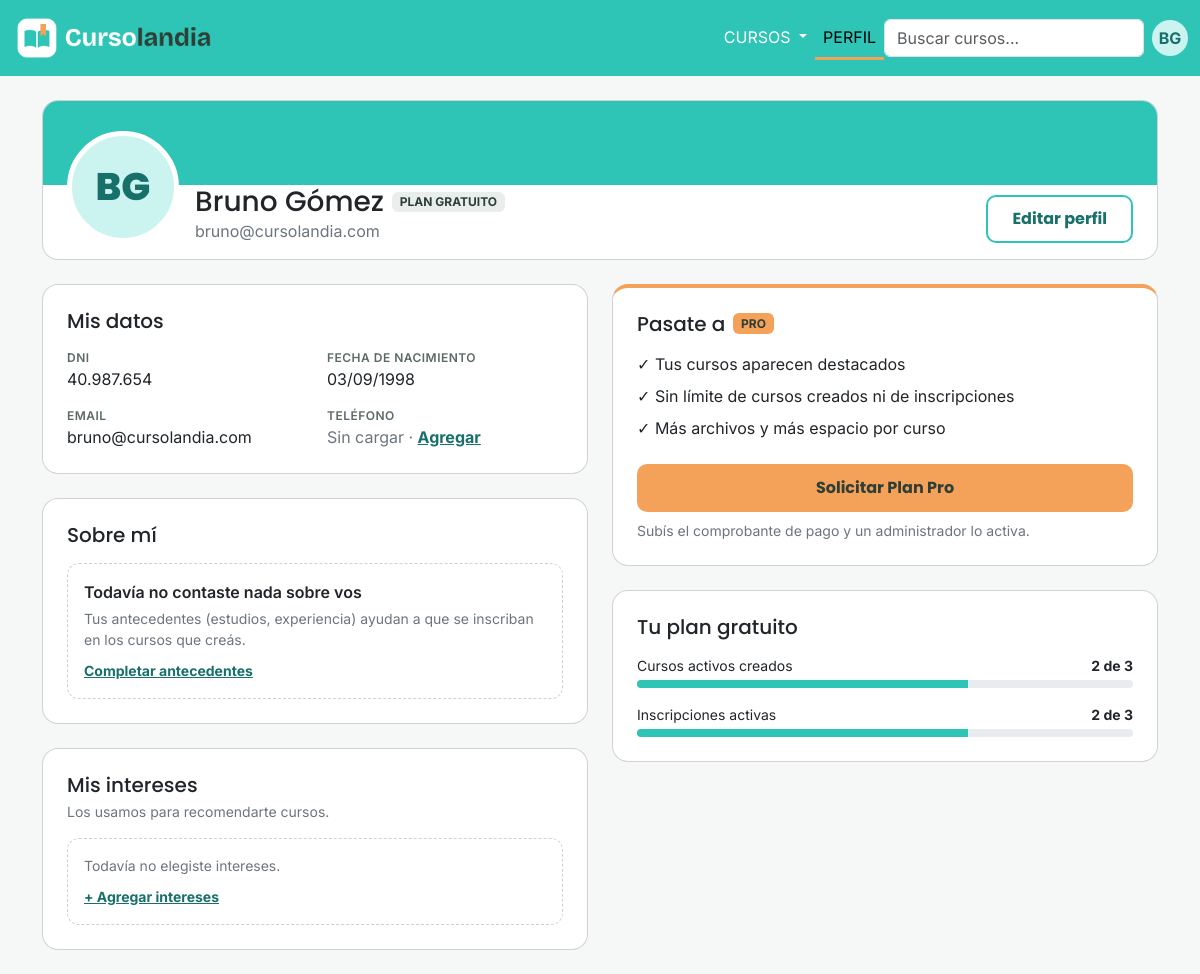
The app's page /vistas/perfil.php (signed in) with its own data.
### tables this page shows
CREATE TABLE usuario (
    id_usuario        INT UNSIGNED NOT NULL COMMENT 'DNI del usuario',
    nombre            VARCHAR(50)  NOT NULL,
    apellido          VARCHAR(50)  NOT NULL,
    email             VARCHAR(100) NOT NULL UNIQUE,
    contrasenia       VARCHAR(255) NOT NULL,
    fecha_nacimiento  DATE NOT NULL,
    telefono          VARCHAR(20)  NULL,
    antecedentes      TEXT NULL,
    imagen_principal  VARCHAR(255) NOT NULL DEFAULT 'img/avatar-default.png',
    tipo_plan         ENUM('gratuito','pro') NOT NULL DEFAULT 'gratuito',
    fecha_venc_pro    DATE NULL,
    PRIMARY KEY (id_usuario),
    CONSTRAINT chk_usuario_dni CHECK (id_usuario BETWEEN 1000000 AND 99999999),
    CONSTRAINT chk_usuario_pro CHECK (tipo_plan = 'gratuito' OR fecha_venc_pro IS NOT NULL)
);

### controles/ControlUsuario.php (called while the page is built, shortened)
<?php
require_once __DIR__.'/../clases/Usuario.php';
require_once __DIR__.'/../traits/AccesoBD.php';
class ControlUsuario{
    public function buscarPorId(int $id): ?Usuario{
        $sql = "SELECT id_usuario, nombre, apellido, email, contrasenia, fecha_nacimiento,
                       telefono, antecedentes, imagen_principal, tipo_plan, fecha_venc_pro
                FROM usuario
                WHERE id_usuario = ?";
        $resultado = $this->consultar($sql,'i',[$id]);
        return $this->armarUsuario(mysqli_fetch_assoc($resultado));
    }
    private function armarUsuario(?array $fila): ?Usuario{
        return new Usuario(
            $fila['id_usuario'],
            $fila['nombre'],
            $fila['apellido'],
            $fila['email'],
            $fila['contrasenia'],
            $fila['fecha_nacimiento'],
            $fila['telefono'],
            $fila['antecedentes'],
            $fila['imagen_principal'],
            $fila['tipo_plan'],
            $fila['fecha_venc_pro']
        );
    }
    public function contarCursosCreados(int $id): int{
        $sql = "SELECT COUNT(*) AS cantidad
                FROM curso
                WHERE id_creador = ? AND fecha_fin >= CURDATE()";
        $fila = mysqli_fetch_assoc($this->consultar($sql,'i',[$id]));
        return (int) $fila['cantidad'];
    }
    public function contarInscripcionesActivas(int $id): int{
        $sql = "SELECT COUNT(*) AS cantidad
                FROM inscripcion i
                JOIN curso c ON c.id_curso = i.id_curso
                WHERE i.id_usuario = ? AND c.fecha_fin >= CURDATE()";
        $fila = mysqli_fetch_assoc($this->consultar($sql,'i',[$id]));
        return (int) $fila['cantidad'];
    }
}

### traits/AccesoBD.php (called while the page is built)
<?php
trait AccesoBD{
    private $conexion;
    public function __construct($conexion){
        $this->conexion = $conexion;
    }
    private function consultar(string $sql, string $tipos='', array $param=[]){
        $sentencia = mysqli_prepare($this->conexion,$sql);
        if($tipos!==''){
            mysqli_stmt_bind_param($sentencia,$tipos,...$param);
        }
        mysqli_stmt_execute($sentencia);
        return mysqli_stmt_get_result($sentencia);
    }
}

### clases/Usuario.php (called while the page is built, shortened)
<?php
class Usuario{
        private $id_usuario;
        private $nombre;
        private $apellido;
        private $email;
        private $fecha_nacimiento;
        private $telefono;
        private $antecedentes;
        private $imagen_principal;
        public function __construct($id_usuario,$nombre,$apellido,$email,$contrasenia,$fecha_nacimiento,$telefono,$antecedentes,$imagen_principal,$tipo_plan,$fecha_venc_pro){
            $this->id_usuario = $id_usuario;
            $this->nombre = $nombre;
            $this->apellido = $apellido;
            $this->email = $email;
            $this->fecha_nacimiento = $fecha_nacimiento;
            $this->telefono = $telefono;
            $this->antecedentes = $antecedentes;
            $this->imagen_principal = $imagen_principal;
            $this->tipo_plan = $tipo_plan;
        }
        public function getId_usuario(){
            return $this->id_usuario;
        }
        public function getNombre(){
            return $this->nombre;
        }
        public function getApellido(){
            return $this->apellido;
        }
        public function getEmail(){
            return $this->email;
        }
        public function getFecha_nacimiento(){
            return $this->fecha_nacimiento;
        }
        public function getTelefono(){
            return $this->telefono;
        }
        public function getAntecedentes(){
            return $this->antecedentes;
        }
        public function esPro(){
            return false;
        }
        public function getIniciales(): string{
            $primera = mb_strtoupper(mb_substr($this->nombre,0,1));
            $ultima = mb_strtoupper(mb_substr($this->apellido,0,1));
            return $primera.$ultima;
        }
        public function tieneFoto(): bool{
            return $this->imagen_principal !== self::IMAGEN_DEFAULT;
        }
    }

### vistas/perfil.php (the view, shortened to what this page needs)
<?php
require_once __DIR__ . '/../conexiones/conexion.php';
require_once __DIR__ . '/../controles/ControlUsuario.php';
$controlUsuario = new ControlUsuario($conexion);
$usuario = $controlUsuario->buscarPorId($_SESSION['id_usuario']);
$cursosCreados = $controlUsuario->contarCursosCreados($usuario->getId_usuario());
$inscripciones = $controlUsuario->contarInscripcionesActivas($usuario->getId_usuario());
$limite        = Usuario::LIMITE_GRATUITO;
$telefono     = $usuario->getTelefono() ?? '';
$antecedentes = $usuario->getAntecedentes() ?? '';
?>
<!DOCTYPE html>
<html lang="es">
<head>
    <link href="https://cdn.jsdelivr.net/npm/bootstrap@5.3.8/dist/css/bootstrap.min.css" rel="stylesheet">
    <link href="../css/styles.css" rel="stylesheet">
</head>
<body class="fondo-suave">
    <?php require __DIR__ . '/../includes/navbar.php'; ?>
    <main class="container perfil my-4">
        <section class="card perfil-encabezado mb-4">
            <div class="perfil-portada"></div>
            <div class="card-body d-flex flex-wrap align-items-end justify-content-between gap-3 px-4 pt-0">
                <div class="d-flex flex-wrap align-items-end gap-3">
                    <?php if ($usuario->tieneFoto()): ?>
                        <img src="../<?= htmlspecialchars($usuario->getImagen_principal()) ?>" alt="Foto de perfil" class="perfil-avatar">
                    <?php else: ?>
                        <div class="perfil-avatar"><?= htmlspecialchars($usuario->getIniciales()) ?></div>
                    <?php endif; ?>
                    <div>
                        <div class="d-flex flex-wrap align-items-center gap-2">
                            <h1 class="h3 mb-0"><?= htmlspecialchars($usuario->getNombre() . ' ' . $usuario->getApellido()) ?></h1>
                            <?php if ($usuario->esPro()): ?>
                                <span class="badge">PRO</span>
                            <?php else: ?>
                                <span class="badge badge-gratuito">PLAN GRATUITO</span>
                            <?php endif; ?>
                        </div>
                        <p class="text-secondary mb-0"><?= htmlspecialchars($usuario->getEmail()) ?></p>
                    </div>
                </div>
                <a href="editar_perfil.php" class="btn btn-registrarse px-4">Editar perfil</a>
            </div>
        </section>
        <div class="row g-4">
            <div class="col-lg-6 d-flex flex-column gap-4">
                <section class="card">
                    <div class="card-body p-4">
                        <h2 class="h5 mb-3">Mis datos</h2>
                        <dl class="row mb-0">
                            <div class="col-sm-6">
                                <dt class="dato-titulo">DNI</dt>
                                <dd class="mb-3"><?= number_format($usuario->getId_usuario(), 0, ',', '.') ?></dd>
                                <dt class="dato-titulo">Email</dt>
                                <dd class="mb-3 mb-sm-0 text-break"><?= htmlspecialchars($usuario->getEmail()) ?></dd>
                            </div>
                            <div class="col-sm-6">
                                <dt class="dato-titulo">Fecha de nacimiento</dt>
                                <dd class="mb-3"><?= date('d/m/Y', strtotime($usuario->getFecha_nacimiento())) ?></dd>
                                <dt class="dato-titulo">Teléfono</dt>
                                <?php if ($telefono === ''): ?>
                                    <dd class="mb-0 text-secondary">Sin cargar · <a href="editar_perfil.php" class="link-registro">Agregar</a></dd>
                                <?php else: ?>
                                    <dd class="mb-0"><?= htmlspecialchars($telefono) ?></dd>
                                <?php endif; ?>
                            </div>
                        </dl>
                    </div>
                </section>
                <section class="card">
                    <div class="card-body p-4">
                        <h2 class="h5 mb-3">Sobre mí</h2>
                        <?php if ($antecedentes === ''): ?>
                            <div class="perfil-vacio">
                                <p class="fw-semibold mb-1">Todavía no contaste nada sobre vos</p>
                                <p class="text-secondary small mb-2">Tus antecedentes (estudios, experiencia) ayudan a que se inscriban en los cursos que creás.</p>
                                <a href="editar_perfil.php" class="link-registro small">Completar antecedentes</a>
                            </div>
                        <?php else: ?>
                            <p class="mb-0"><?= nl2br(htmlspecialchars($antecedentes)) ?></p>
                        <?php endif; ?>
                    </div>
                </section>
                <section class="card">
                    <div class="card-body p-4">
                        <h2 class="h5 mb-1">Mis intereses</h2>
                        <p class="text-secondary small mb-3">Los usamos para recomendarte cursos.</p>
                        <div class="perfil-vacio">
                            <p class="text-secondary small mb-2">Todavía no elegiste intereses.</p>
                            <a href="editar_perfil.php" class="link-registro small">+ Agregar intereses</a>
                        </div>
                    </div>
                </section>
            </div>
            <div class="col-lg-6 d-flex flex-column gap-4">
                <?php if ($usuario->esPro()): ?>
                    <section class="card card-pro">
                        <div class="card-body p-4">
                            <div class="d-flex align-items-center gap-2 mb-3">
                                <h2 class="h5 mb-0">Tu plan</h2>
                                <span class="badge">PRO</span>
                            </div>
                            <p class="dato-titulo mb-1">Vigente hasta</p>
                            <p class="perfil-vencimiento mb-0"><?= date('d/m/Y', strtotime($usuario->getFecha_venc_pro())) ?></p>
                        </div>
                    </section>
                    <section class="card">
                        <div class="card-body p-4">
                            <h2 class="h5 mb-3">Tu actividad</h2>
                            <div class="d-flex justify-content-between border-bottom pb-2 mb-2">
                                <span>Cursos activos creados</span><strong><?= $cursosCreados ?></strong>
                            </div>
                            <div class="d-flex justify-content-between">
                                <span>Inscripciones activas</span><strong><?= $inscripciones ?></strong>
                            </div>
                        </div>
                    </section>
                <?php else: ?>
                    <section class="card card-pro">
                        <div class="card-body p-4">
                            <div class="d-flex align-items-center gap-2 mb-3">
                                <h2 class="h5 mb-0">Pasate a</h2>
                                <span class="badge">PRO</span>
                            </div>
                            <ul class="list-unstyled d-flex flex-column gap-2 mb-4">
                                <li>✓ Tus cursos aparecen destacados</li>
                                <li>✓ Sin límite de cursos creados ni de inscripciones</li>
                                <li>✓ Más archivos y más espacio por curso</li>
                            </ul>
                            <a href="solicitar_pro.php" class="btn btn-iniciar w-100 d-flex align-items-center justify-content-center">Solicitar Plan Pro</a>
                            <p class="text-secondary small mt-2 mb-0">Subís el comprobante de pago y un administrador lo activa.</p>
                        </div>
                    </section>
                    <section class="card">
                        <div class="card-body p-4">
                            <h2 class="h5 mb-3">Tu plan gratuito</h2>
                            <div class="d-flex justify-content-between small mb-1">
                                <span>Cursos activos creados</span><strong><?= $cursosCreados ?> de <?= $limite ?></strong>
                            </div>
                            <div class="progress mb-3" role="progressbar" aria-label="Cursos activos creados" aria-valuenow="<?= $cursosCreados ?>" aria-valuemin="0" aria-valuemax="<?= $limite ?>">
                                <div class="progress-bar" style="width: <?= min(100, $cursosCreados * 100 / $limite) ?>%"></div>
                            </div>
                            <div class="d-flex justify-content-between small mb-1">
                                <span>Inscripciones activas</span><strong><?= $inscripciones ?> de <?= $limite ?></strong>
                            </div>
                            <div class="progress" role="progressbar" aria-label="Inscripciones activas" aria-valuenow="<?= $inscripciones ?>" aria-valuemin="0" aria-valuemax="<?= $limite ?>">
                                <div class="progress-bar" style="width: <?= min(100, $inscripciones * 100 / $limite) ?>%"></div>
                            </div>
                        </div>
                    </section>
                <?php endif; ?>
            </div>
        </div>
    </main>
</body>
</html>

### css/styles.css (style rules this page uses)
:root { --color-texto: #2F3E36; --color-acento: #F4A259; --color-suave: #CBF3F0; --color-fondo: #FFFFFF; --color-principal: #2EC4B6; --color-principal-oscuro: #17706A; }
body { font-family: 'Inter', system-ui, sans-serif; color: var(--color-texto); }
h1, h2 { font-family: 'Poppins', system-ui, sans-serif; }
.btn-iniciar { height: 48px; border-radius: 10px; background-color: var(--color-acento); color: var(--color-texto); font-family: 'Poppins', sans-serif; font-weight: 700; }
.btn-registrarse { height: 48px; display: flex; align-items: center; justify-content: center; border: 2px solid var(--color-principal); border-radius: 10px; color: var(--color-principal-oscuro); font-family: 'Poppins', sans-serif; font-weight: 700; }
.badge { background-color: var(--color-acento); color: var(--color-texto); }
.card-pro { border-top: 4px solid var(--color-acento); }
.link-registro { color: var(--color-principal-oscuro); font-weight: 700; }
.fondo-suave { background-color: #F6F8F7; }
.perfil .card { border-radius: 16px; }
.perfil-encabezado { overflow: hidden; }
.perfil-portada { height: 84px; background-color: var(--color-principal); }
.perfil-avatar { width: 112px; height: 112px; margin-top: -56px; border-radius: 50%; border: 5px solid var(--color-fondo); background-color: var(--color-suave); color: var(--color-principal-oscuro); display: flex; align-items: center; justify-content: center; font-family: 'Poppins', sans-serif; font-size: 2.4rem; font-weight: 800; object-fit: cover; }
.badge-gratuito { background-color: #E9EEEC; }
.dato-titulo { font-size: 0.75rem; font-weight: 600; letter-spacing: 0.04em; text-transform: uppercase; color: #5b6b63; }
.perfil-vacio { border: 1.5px dashed #c9d4cf; border-radius: 12px; padding: 1rem; }
.perfil .progress { height: 8px; }
.perfil .progress-bar { background-color: var(--color-principal); }

### records on screen
usuario: $usuario->getIniciales() "BG", $usuario->getNombre() . ' ' . $usuario->getApellido() "Bruno Gómez", email "bruno@cursolandia.com", id_usuario "40.987.654", fecha_nacimiento "03/09/1998"

### other values on screen
$_SESSION['iniciales'] "BG"
$cursosCreados "2"
$limite "3"
$inscripciones "2"
